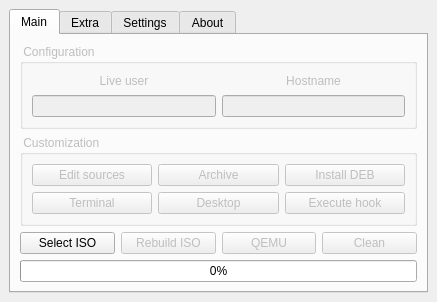
<?xml version="1.0" encoding="UTF-8"?>
<ui version="4.0">
 <class>MainWindow</class>
 <widget class="QMainWindow" name="MainWindow">
  <property name="geometry">
   <rect>
    <x>0</x>
    <y>0</y>
    <width>437</width>
    <height>296</height>
   </rect>
  </property>
  <property name="sizePolicy">
   <sizepolicy hsizetype="Preferred" vsizetype="Preferred">
    <horstretch>0</horstretch>
    <verstretch>0</verstretch>
   </sizepolicy>
  </property>
  <property name="windowTitle">
   <string>Customizer GUI</string>
  </property>
  <property name="windowIcon">
   <iconset>
    <normaloff>../data/logo.png</normaloff>../data/logo.png</iconset>
  </property>
  <property name="locale">
   <locale language="C" country="AnyCountry"/>
  </property>
  <widget class="QWidget" name="centralwidget">
   <layout class="QGridLayout" name="gridLayout">
    <item row="0" column="0">
     <widget class="QTabWidget" name="tabWidget">
      <property name="currentIndex">
       <number>0</number>
      </property>
      <widget class="QWidget" name="tab">
       <attribute name="icon">
        <iconset theme="system-run">
         <normaloff/>
        </iconset>
       </attribute>
       <attribute name="title">
        <string>Main</string>
       </attribute>
       <layout class="QGridLayout" name="gridLayout_5">
        <item row="2" column="0" colspan="3">
         <layout class="QHBoxLayout" name="horizontalLayout">
          <item>
           <widget class="QPushButton" name="selectButton">
            <property name="text">
             <string>Select ISO</string>
            </property>
           </widget>
          </item>
          <item>
           <widget class="QPushButton" name="rebuildButton">
            <property name="enabled">
             <bool>false</bool>
            </property>
            <property name="text">
             <string>Rebuild ISO</string>
            </property>
           </widget>
          </item>
          <item>
           <widget class="QPushButton" name="qemuButton">
            <property name="enabled">
             <bool>false</bool>
            </property>
            <property name="text">
             <string>QEMU</string>
            </property>
           </widget>
          </item>
          <item>
           <widget class="QPushButton" name="cleanButton">
            <property name="enabled">
             <bool>false</bool>
            </property>
            <property name="text">
             <string>Clean</string>
            </property>
           </widget>
          </item>
         </layout>
        </item>
        <item row="3" column="0" colspan="3">
         <widget class="QProgressBar" name="progressBar">
          <property name="value">
           <number>0</number>
          </property>
         </widget>
        </item>
        <item row="1" column="0" colspan="3">
         <widget class="QGroupBox" name="customizationBox">
          <property name="enabled">
           <bool>false</bool>
          </property>
          <property name="title">
           <string> Customization </string>
          </property>
          <layout class="QGridLayout" name="gridLayout_6">
           <item row="0" column="0">
            <widget class="QPushButton" name="sourcesButton">
             <property name="text">
              <string>Edit sources</string>
             </property>
            </widget>
           </item>
           <item row="0" column="1">
            <widget class="QPushButton" name="pkgmButton">
             <property name="text">
              <string>Archive</string>
             </property>
            </widget>
           </item>
           <item row="0" column="2">
            <widget class="QPushButton" name="debButton">
             <property name="text">
              <string>Install DEB</string>
             </property>
            </widget>
           </item>
           <item row="1" column="0">
            <widget class="QPushButton" name="chrootButton">
             <property name="text">
              <string>Terminal</string>
             </property>
            </widget>
           </item>
           <item row="1" column="1">
            <widget class="QPushButton" name="xnestButton">
             <property name="text">
              <string>Desktop</string>
             </property>
            </widget>
           </item>
           <item row="1" column="2">
            <widget class="QPushButton" name="hookButton">
             <property name="text">
              <string>Execute hook</string>
             </property>
            </widget>
           </item>
          </layout>
         </widget>
        </item>
        <item row="0" column="0" colspan="3">
         <widget class="QGroupBox" name="configurationBox">
          <property name="enabled">
           <bool>false</bool>
          </property>
          <property name="title">
           <string> Configuration </string>
          </property>
          <layout class="QGridLayout" name="gridLayout_4">
           <item row="1" column="1">
            <widget class="QLabel" name="label_11">
             <property name="text">
              <string>Hostname</string>
             </property>
             <property name="alignment">
              <set>Qt::AlignCenter</set>
             </property>
            </widget>
           </item>
           <item row="2" column="0">
            <widget class="QLineEdit" name="userEdit"/>
           </item>
           <item row="2" column="1">
            <widget class="QLineEdit" name="hostnameEdit"/>
           </item>
           <item row="1" column="0">
            <widget class="QLabel" name="label_10">
             <property name="text">
              <string>Live user</string>
             </property>
             <property name="alignment">
              <set>Qt::AlignCenter</set>
             </property>
            </widget>
           </item>
          </layout>
         </widget>
        </item>
       </layout>
      </widget>
      <widget class="QWidget" name="tab_4">
       <attribute name="icon">
        <iconset theme="emblem-favorite">
         <normaloff/>
        </iconset>
       </attribute>
       <attribute name="title">
        <string>Extra</string>
       </attribute>
       <layout class="QGridLayout" name="gridLayout_8">
        <item row="0" column="0">
         <widget class="QGroupBox" name="extraCustomizationBox">
          <property name="enabled">
           <bool>false</bool>
          </property>
          <property name="title">
           <string> Extra Customization </string>
          </property>
          <layout class="QGridLayout" name="gridLayout_7">
           <item row="0" column="0">
            <widget class="QPushButton" name="browseFileSystemButton">
             <property name="text">
              <string>Browse FileSystem</string>
             </property>
            </widget>
           </item>
           <item row="0" column="1">
            <widget class="QPushButton" name="browseISOButton">
             <property name="text">
              <string>Browse ISO</string>
             </property>
            </widget>
           </item>
          </layout>
         </widget>
        </item>
        <item row="1" column="0">
         <spacer name="verticalSpacer_2">
          <property name="orientation">
           <enum>Qt::Vertical</enum>
          </property>
          <property name="sizeHint" stdset="0">
           <size>
            <width>20</width>
            <height>40</height>
           </size>
          </property>
         </spacer>
        </item>
       </layout>
      </widget>
      <widget class="QWidget" name="tab_2">
       <attribute name="icon">
        <iconset theme="preferences-other">
         <normaloff/>
        </iconset>
       </attribute>
       <attribute name="title">
        <string>Settings</string>
       </attribute>
       <layout class="QGridLayout" name="gridLayout_3">
        <item row="3" column="1">
         <widget class="QLabel" name="label_2">
          <property name="text">
           <string>X-nest resolution</string>
          </property>
         </widget>
        </item>
        <item row="1" column="1">
         <widget class="QPushButton" name="changeWorkDirButton">
          <property name="text">
           <string>Change</string>
          </property>
         </widget>
        </item>
        <item row="1" column="0">
         <widget class="QLineEdit" name="workDirEdit">
          <property name="readOnly">
           <bool>true</bool>
          </property>
         </widget>
        </item>
        <item row="0" column="0" colspan="2">
         <widget class="QLabel" name="label_5">
          <property name="text">
           <string>Working directory</string>
          </property>
          <property name="alignment">
           <set>Qt::AlignCenter</set>
          </property>
         </widget>
        </item>
        <item row="4" column="1">
         <widget class="QLabel" name="label_3">
          <property name="text">
           <string>QEMU RAM (in MB)</string>
          </property>
         </widget>
        </item>
        <item row="2" column="0">
         <widget class="QComboBox" name="localesBox">
          <item>
           <property name="text">
            <string>C</string>
           </property>
          </item>
         </widget>
        </item>
        <item row="2" column="1">
         <widget class="QLabel" name="label">
          <property name="text">
           <string>Locales</string>
          </property>
         </widget>
        </item>
        <item row="4" column="0">
         <widget class="QComboBox" name="vramBox">
          <item>
           <property name="text">
            <string>64</string>
           </property>
          </item>
          <item>
           <property name="text">
            <string>128</string>
           </property>
          </item>
          <item>
           <property name="text">
            <string>256</string>
           </property>
          </item>
          <item>
           <property name="text">
            <string>512</string>
           </property>
          </item>
          <item>
           <property name="text">
            <string>1024</string>
           </property>
          </item>
          <item>
           <property name="text">
            <string>2048</string>
           </property>
          </item>
          <item>
           <property name="text">
            <string>4086</string>
           </property>
          </item>
         </widget>
        </item>
        <item row="3" column="0">
         <widget class="QComboBox" name="resolutionBox">
          <item>
           <property name="text">
            <string>640x480</string>
           </property>
          </item>
          <item>
           <property name="text">
            <string>800x600</string>
           </property>
          </item>
          <item>
           <property name="text">
            <string>1024x768</string>
           </property>
          </item>
         </widget>
        </item>
        <item row="5" column="1">
         <widget class="QLabel" name="label_4">
          <property name="text">
           <string>SquashFS format</string>
          </property>
         </widget>
        </item>
        <item row="5" column="0">
         <widget class="QComboBox" name="compressionBox">
          <item>
           <property name="text">
            <string>xz</string>
           </property>
          </item>
          <item>
           <property name="text">
            <string>gzip</string>
           </property>
          </item>
         </widget>
        </item>
        <item row="6" column="0" colspan="2">
         <spacer name="verticalSpacer">
          <property name="orientation">
           <enum>Qt::Vertical</enum>
          </property>
          <property name="sizeHint" stdset="0">
           <size>
            <width>20</width>
            <height>40</height>
           </size>
          </property>
         </spacer>
        </item>
       </layout>
      </widget>
      <widget class="QWidget" name="tab_3">
       <attribute name="icon">
        <iconset theme="help-about">
         <normaloff/>
        </iconset>
       </attribute>
       <attribute name="title">
        <string>About</string>
       </attribute>
       <layout class="QGridLayout" name="gridLayout_2">
        <item row="2" column="1">
         <widget class="QPushButton" name="licenseButton">
          <property name="text">
           <string>License</string>
          </property>
         </widget>
        </item>
        <item row="0" column="1">
         <widget class="QLabel" name="aboutLabel">
          <property name="text">
           <string>&lt;html&gt;&lt;head/&gt;&lt;body&gt;&lt;p&gt;&lt;span style=&quot; font-weight:600;&quot;&gt;set on runtime!&lt;/span&gt;&lt;/p&gt;&lt;/body&gt;&lt;/html&gt;</string>
          </property>
          <property name="alignment">
           <set>Qt::AlignCenter</set>
          </property>
         </widget>
        </item>
        <item row="2" column="0">
         <spacer name="horizontalSpacer_3">
          <property name="orientation">
           <enum>Qt::Horizontal</enum>
          </property>
          <property name="sizeHint" stdset="0">
           <size>
            <width>40</width>
            <height>20</height>
           </size>
          </property>
         </spacer>
        </item>
        <item row="2" column="2">
         <spacer name="horizontalSpacer_4">
          <property name="orientation">
           <enum>Qt::Horizontal</enum>
          </property>
          <property name="sizeHint" stdset="0">
           <size>
            <width>40</width>
            <height>20</height>
           </size>
          </property>
         </spacer>
        </item>
        <item row="1" column="0" colspan="3">
         <widget class="QTextEdit" name="textEdit">
          <property name="readOnly">
           <bool>true</bool>
          </property>
          <property name="html">
           <string>&lt;!DOCTYPE HTML PUBLIC &quot;-//W3C//DTD HTML 4.0//EN&quot; &quot;http://www.w3.org/TR/REC-html40/strict.dtd&quot;&gt;
&lt;html&gt;&lt;head&gt;&lt;meta name=&quot;qrichtext&quot; content=&quot;1&quot; /&gt;&lt;style type=&quot;text/css&quot;&gt;
p, li { white-space: pre-wrap; }
&lt;/style&gt;&lt;/head&gt;&lt;body style=&quot; font-family:'Sans Serif'; font-size:9pt; font-weight:400; font-style:normal;&quot;&gt;
&lt;p style=&quot; margin-top:12px; margin-bottom:12px; margin-left:0px; margin-right:0px; -qt-block-indent:0; text-indent:0px;&quot;&gt;&lt;span style=&quot; font-weight:600;&quot;&gt;Development team&lt;/span&gt;&lt;/p&gt;
&lt;p style=&quot; margin-top:12px; margin-bottom:12px; margin-left:0px; margin-right:0px; -qt-block-indent:0; text-indent:0px;&quot;&gt;Ivailo Monev 'SmiL3y' &lt;a href=&quot;mailto:xakepa10@gmail.com&quot;&gt;&lt;span style=&quot; text-decoration: underline; color:#0057ae;&quot;&gt;xakepa10@gmail.com&lt;/span&gt;&lt;/a&gt;&lt;/p&gt;
&lt;p style=&quot; margin-top:12px; margin-bottom:12px; margin-left:0px; margin-right:0px; -qt-block-indent:0; text-indent:0px;&quot;&gt;Michal Glowienka 'eloaders' &lt;a href=&quot;mailto:eloaders@yahoo.com&quot;&gt;&lt;span style=&quot; text-decoration: underline; color:#0057ae;&quot;&gt;eloaders@yahoo.com&lt;/span&gt;&lt;/a&gt;&lt;/p&gt;
&lt;p style=&quot; margin-top:12px; margin-bottom:12px; margin-left:0px; margin-right:0px; -qt-block-indent:0; text-indent:0px;&quot;&gt;Mubiin Kimura 'clearkimura' &lt;a href=&quot;mailto:clearkimura@gmail.com&quot;&gt;&lt;span style=&quot; text-decoration: underline; color:#0057ae;&quot;&gt;clearkimura@gmail.com&lt;/span&gt;&lt;/a&gt;&lt;/p&gt;
&lt;p style=&quot; margin-top:12px; margin-bottom:12px; margin-left:0px; margin-right:0px; -qt-block-indent:0; text-indent:0px;&quot;&gt;&lt;span style=&quot; font-weight:600;&quot;&gt;Gambas 3 port&lt;/span&gt;&lt;/p&gt;
&lt;p style=&quot; margin-top:12px; margin-bottom:12px; margin-left:0px; margin-right:0px; -qt-block-indent:0; text-indent:0px;&quot;&gt;Thiago Abreu 'thiagoabreu' &lt;a href=&quot;mailto:thiagoa7@gmail.com&quot;&gt;&lt;span style=&quot; text-decoration: underline; color:#0057ae;&quot;&gt;thiagoa7@gmail.com&lt;/span&gt;&lt;/a&gt;&lt;/p&gt;
&lt;p style=&quot; margin-top:12px; margin-bottom:12px; margin-left:0px; margin-right:0px; -qt-block-indent:0; text-indent:0px;&quot;&gt;&lt;span style=&quot; font-weight:600;&quot;&gt;Git commits&lt;/span&gt;&lt;/p&gt;
&lt;p style=&quot; margin-top:12px; margin-bottom:12px; margin-left:0px; margin-right:0px; -qt-block-indent:0; text-indent:0px;&quot;&gt;Ayman &lt;a href=&quot;mailto:me@ayman.im&quot;&gt;&lt;span style=&quot; text-decoration: underline; color:#0057ae;&quot;&gt;me@ayman.im&lt;/span&gt;&lt;/a&gt;&lt;/p&gt;
&lt;p style=&quot; margin-top:12px; margin-bottom:12px; margin-left:0px; margin-right:0px; -qt-block-indent:0; text-indent:0px;&quot;&gt;Ivailo Monev 'SmiL3y' &lt;a href=&quot;mailto:xakepa10@gmail.com&quot;&gt;&lt;span style=&quot; text-decoration: underline; color:#0057ae;&quot;&gt;xakepa10@gmail.com&lt;/span&gt;&lt;/a&gt;&lt;/p&gt;
&lt;p style=&quot; margin-top:12px; margin-bottom:12px; margin-left:0px; margin-right:0px; -qt-block-indent:0; text-indent:0px;&quot;&gt;Per &lt;a href=&quot;mailto:mail@perguth.de&quot;&gt;&lt;span style=&quot; text-decoration: underline; color:#0057ae;&quot;&gt;mail@perguth.de&lt;/span&gt;&lt;/a&gt;&lt;/p&gt;
&lt;p style=&quot; margin-top:12px; margin-bottom:12px; margin-left:0px; margin-right:0px; -qt-block-indent:0; text-indent:0px;&quot;&gt;Yes &lt;a href=&quot;mailto:iamnottyping.this@gmail.com&quot;&gt;&lt;span style=&quot; text-decoration: underline; color:#0057ae;&quot;&gt;iamnottyping.this@gmail.com&lt;/span&gt;&lt;/a&gt;&lt;/p&gt;
&lt;p style=&quot; margin-top:12px; margin-bottom:12px; margin-left:0px; margin-right:0px; -qt-block-indent:0; text-indent:0px;&quot;&gt;Mubiin Kimura &lt;span style=&quot; font-family:'Courier New,courier';&quot;&gt;clearkimura&lt;/span&gt; &lt;a href=&quot;mailto:clearkimura@gmail.com&quot;&gt;&lt;span style=&quot; text-decoration: underline; color:#0057ae;&quot;&gt;clearkimura@gmail.com&lt;/span&gt;&lt;/a&gt;&lt;/p&gt;
&lt;p style=&quot; margin-top:12px; margin-bottom:12px; margin-left:0px; margin-right:0px; -qt-block-indent:0; text-indent:0px;&quot;&gt;mic &lt;a href=&quot;mailto:hreikin@gmail.com&quot;&gt;&lt;span style=&quot; text-decoration: underline; color:#0057ae;&quot;&gt;hreikin@gmail.com&lt;/span&gt;&lt;/a&gt;&lt;/p&gt;
&lt;p style=&quot; margin-top:12px; margin-bottom:12px; margin-left:0px; margin-right:0px; -qt-block-indent:0; text-indent:0px;&quot;&gt;unknown &lt;a href=&quot;mailto:Shiki@prive-cc8aeae9a.(none)&quot;&gt;&lt;span style=&quot; text-decoration: underline; color:#0057ae;&quot;&gt;Shiki@prive-cc8aeae9a.(none)&lt;/span&gt;&lt;/a&gt;&lt;/p&gt;
&lt;p style=&quot; margin-top:12px; margin-bottom:12px; margin-left:0px; margin-right:0px; -qt-block-indent:0; text-indent:0px;&quot;&gt;&lt;span style=&quot; font-weight:600;&quot;&gt;Git issues and pull requests&lt;/span&gt;&lt;/p&gt;
&lt;p style=&quot; margin-top:12px; margin-bottom:12px; margin-left:0px; margin-right:0px; -qt-block-indent:0; text-indent:0px;&quot;&gt;abrsdk, AndrieVorster, aymanim, bisrael8191, bkkcoins^, bmix, brylie, carlossoy, confido117, elacheche, fsfarah, GlassSources, gmstyle, Gubolin, gururea, hrasadi, Israphel, jmelton98, kalabantas, kerroncheddie, kovica, luzam, LYF610400210, magowiz, mbnoimi, minwook-shin, mitsuzero, optrusty, OsdKnights, pguth, porst17, psycato, ransayer, Rdrit, ShvonderSiN, ss4, sweeneyk, sylviette, thomasstevenson, tienvx, UriHerrera, wheatgluten, yassen-itlabs, zero0nee, zxuser,&lt;/p&gt;
&lt;p style=&quot; margin-top:12px; margin-bottom:12px; margin-left:0px; margin-right:0px; -qt-block-indent:0; text-indent:0px;&quot;&gt;&lt;span style=&quot; font-weight:600;&quot;&gt;Wiki contributors&lt;/span&gt;&lt;/p&gt;
&lt;p style=&quot; margin-top:12px; margin-bottom:12px; margin-left:0px; margin-right:0px; -qt-block-indent:0; text-indent:0px;&quot;&gt;clearkimura, fluxer, pguth&lt;/p&gt;
&lt;p style=&quot; margin-top:12px; margin-bottom:12px; margin-left:0px; margin-right:0px; -qt-block-indent:0; text-indent:0px;&quot;&gt;&lt;span style=&quot; font-weight:600;&quot;&gt;Translators&lt;/span&gt;&lt;/p&gt;
&lt;p style=&quot; margin-top:12px; margin-bottom:12px; margin-left:0px; margin-right:0px; -qt-block-indent:0; text-indent:0px;&quot;&gt;Bulgarian [bg]: Ivailo Monev &lt;a href=&quot;mailto:xakepa10@gmail.com&quot;&gt;&lt;span style=&quot; text-decoration: underline; color:#0057ae;&quot;&gt;xakepa10@gmail.com&lt;/span&gt;&lt;/a&gt;&lt;/p&gt;
&lt;p style=&quot; margin-top:12px; margin-bottom:12px; margin-left:0px; margin-right:0px; -qt-block-indent:0; text-indent:0px;&quot;&gt;Korean [ko]: Minwook Shin &lt;a href=&quot;mailto:smw0106@naver.com&quot;&gt;&lt;span style=&quot; text-decoration: underline; color:#0057ae;&quot;&gt;smw0106@naver.com&lt;/span&gt;&lt;/a&gt;&lt;/p&gt;
&lt;p style=&quot; margin-top:12px; margin-bottom:12px; margin-left:0px; margin-right:0px; -qt-block-indent:0; text-indent:0px;&quot;&gt;&lt;span style=&quot; font-weight:600;&quot;&gt;Footnotes&lt;/span&gt;&lt;/p&gt;
&lt;p style=&quot; margin-top:12px; margin-bottom:12px; margin-left:0px; margin-right:0px; -qt-block-indent:0; text-indent:0px;&quot;&gt;^ghost or deleted user on github.com&lt;/p&gt;
&lt;p style=&quot; margin-top:12px; margin-bottom:12px; margin-left:0px; margin-right:0px; -qt-block-indent:0; text-indent:0px;&quot;&gt;If you know of anyone missing from this list, create a new issue and inform at &lt;a href=&quot;https://github.com/clearkimura/Customizer/issues/new&quot;&gt;&lt;span style=&quot; text-decoration: underline; color:#0057ae;&quot;&gt;https://github.com/clearkimura/Customizer/issues/new&lt;/span&gt;&lt;/a&gt;.&lt;/p&gt;
&lt;p style=&quot; margin-top:12px; margin-bottom:12px; margin-left:0px; margin-right:0px; -qt-block-indent:0; text-indent:0px;&quot;&gt;Thanks to all who helped making this project useful to this date!&lt;/p&gt;&lt;/body&gt;&lt;/html&gt;</string>
          </property>
          <property name="textInteractionFlags">
           <set>Qt::LinksAccessibleByKeyboard|Qt::LinksAccessibleByMouse|Qt::TextBrowserInteraction|Qt::TextSelectableByKeyboard|Qt::TextSelectableByMouse</set>
          </property>
         </widget>
        </item>
       </layout>
      </widget>
     </widget>
    </item>
   </layout>
  </widget>
 </widget>
 <resources/>
 <connections/>
</ui>
